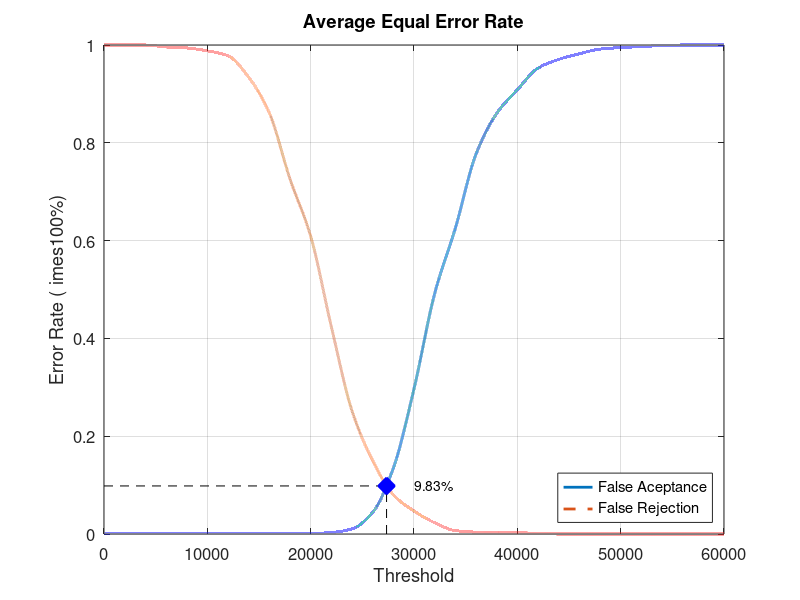
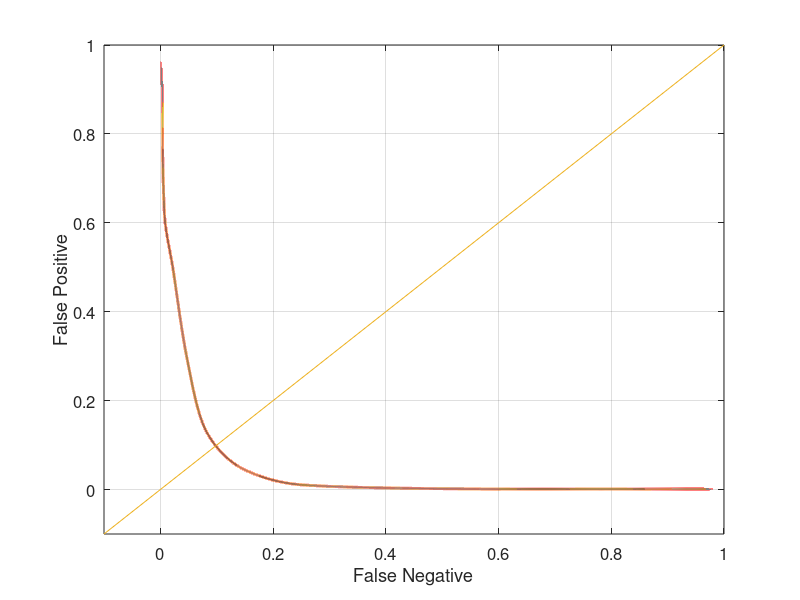

The MATLAB script that drew these images, in order:
close all;
clear;
clc;
x = 0:2000:60000;
xq = 0:0.5:60000;

y0 = [0 0.00105263 0.00105263 0.00105263 0.00105263 0.00105263 0.00105263 0.00105263 0.00105263 0.00105263 0.00105263 0.0031579 0.0105263 0.0442105 0.134737 0.296842 0.491579 0.625263 0.776842 0.86 0.908421 0.952632 0.970526 0.982105 0.991579 0.994737 0.996842 0.998947 1 1 1]
yy0 = interp1(x, y0, xq, 'pchip');
y1 = [1 1 1 0.996 0.994 0.988 0.978 0.934 0.861 0.726 0.609 0.424 0.252 0.15 0.08 0.047 0.023 0.007 0.004 0.004 0.003 0.001 0 0 0 0 0 0 0 0 0]
yy1 = interp1(x, y1, xq, 'pchip');

% Calculating EER: 
y2 = abs(y0 - y1);
find(y2 == min(y2))
yy2 = abs(yy0 - yy1);
xEER = find(yy2 == min(yy2));
xEERIndex = xq(xEER) % X-axis EER
yEER = yy0(xEER) % Y-axis EER

main = figure
plot(xq, yy0,'-','LineWidth', 2);	hold on
plot(xq, yy1,'--','LineWidth', 2);	hold on
plot([xEERIndex xEERIndex], [0 yEER], 'k--');	hold on
plot([0 xEERIndex], [yEER yEER], 'k--');	hold on
plot(xEERIndex, yEER, 'bx', 'LineWidth', 10);	hold on
text(xEERIndex + 10 * xEERIndex / 100, yEER, [num2str(round((10000 * yEER)) / 100) '%'])
legend('False Aceptance', 'False Rejection', 'Location', 'SouthEast')
xlabel('Threshold')
ylabel('Error Rate (	imes100%)')
title('Average Equal Error Rate')
set(gca, 'FontSize', 12)
axis([0 60000 0 1])
grid on

print(main, 'Database2AverageMain', '-dpng');
FNRxFPR = figure('Color', [1 1 1]);
plot(yy1, yy0, '-', yy1, yy0, 'LineWidth', 2);
hold on
y = -0.1:0.1:1
plot(y, y); 
set(gca, 'FontSize', 12)
xlabel('False Negative')
ylabel('False Positive')
axis([-0.1 1 -0.1 1])
set(gca, 'FontSize', 12)
grid on

print(FNRxFPR, 'Database2AverageFNRxFPR','-dpng');
